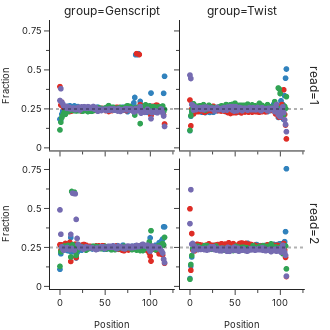

Notebook source saved alongside this figure:
### Code cell
fig = px.scatter(
    df_aggregate,
    x="position",
    y="mean",
    color="type",
    facet_col="group",
    facet_row="read",
    color_discrete_map={"A": "#3182bd", "C": "#de2d26", "G": "#31a354", "T": "#756bb1"}
)

fig.update_xaxes(
    title='Position',
    row=1,
)
fig.update_xaxes(
    minor_ticks="outside", 
    minor_dtick=25,
    title_font_family="Inter",
    title_font_size=28/3, 
    tickfont_size=28/3
)

fig.update_yaxes(
    title='Fraction',
    col=1
)
fig.update_yaxes(
    dtick=0.25,
    minor_ticks="outside", 
    minor_dtick=0.25/2,
    title_font_family="Inter",
    title_font_size=28/3, 
    tickfont_size=28/3,
)

fig.add_hline(
    y=0.25,
    line_width=2,
    line_dash="dot"
)

fig.update_layout(
    template='simple_white',
    height=330,
    width=330,
    showlegend=False,
    margin=dict(l=0, r=20, t=20, b=0),
    font_family="Inter",
    legend_font_size=28/3,
)

fig.show()
fig.write_image("position_bias.svg")
